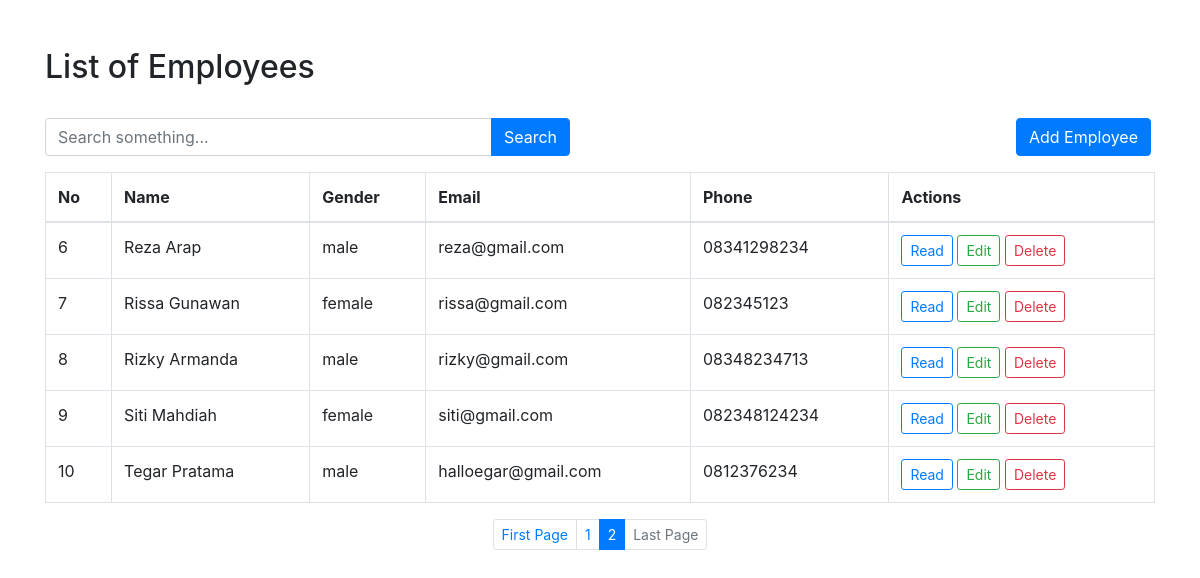
The app's page /index.php?page=2 with its own data.
### tables this page shows
CREATE TABLE `employee` (
  `id` int(11) NOT NULL,
  `name` varchar(255) NOT NULL,
  `gender` varchar(50) NOT NULL,
  `email` varchar(255) NOT NULL,
  `phone` varchar(15) NOT NULL,
  `address` varchar(255) NOT NULL
);

### class/Database.php (called while the page is built, shortened)
<?php
class Database {
   private $host = 'localhost';
   private $user = 'root';
   private $pass  = '';
   private $db_name = 'office';
   public $conn;
   public $stmt;
   public function __construct(){
      $dsn = 'mysql:host=' . $this->host . ';dbname=' . $this->db_name;
      $option = [
         PDO::ATTR_PERSISTENT => true,
         PDO::ATTR_ERRMODE => PDO::ERRMODE_EXCEPTION
      ];
      try{
         $this->conn = new PDO($dsn, $this->user, $this->pass, $option);
      }catch(PDOException $e){
         die($e->getMessage());
      }
   }
   public function query($query){
      $this->stmt = $this->conn->prepare($query);
   }
   public function execute(){
      $this->stmt->execute();
   }
   public function resultAll(){
      $this->execute();
      return $this->stmt->fetchAll(PDO::FETCH_ASSOC);
   }
}

### index.php (the view, shortened to what this page needs)
<?php
$pagination = new Pagination();
$data = $pagination->showDataPaging();
?>
<div class="container">
<h2 class="mt-5">List of Employees</h2>
<form action="" method="post">
   <div class="row col-lg-6 float-left">
      <div class="input-group mt-3 mb-3">
         <input type="text" name="keyword" class="form-control" placeholder="Search something..." aria-label="Recipient's username" aria-describedby="button-addon2">
         <div class="input-group-append">
            <button type="submit" class="btn btn-primary" name="search" type="button" id="button-addon2">Search</button>
         </div>
      </div>
   </div>
</form>
<div class="row mt-3 mr-1 float-right">
   <a class="btn btn-primary" href="add.php">Add Employee</a>
</div>
   <table class="table table-bordered table-hover mt-3">
      <thead>
         <tr>
            <th>No</th>
            <th>Name</th>
            <th>Gender</th>
            <th>Email</th>
            <th>Phone</th>
            <th>Actions</th>
         </tr>
      </thead>
      <tbody>
      <?php $no = $pagination->startData + 1; ?>
      <?php foreach($data as $d) : ?>
         <tr>
            <td><?php echo $no++; ?></td>
            <td><?php echo $d['name']; ?></php></td>
            <td><?php echo $d['gender']; ?></php></td>
            <td><?php echo $d['email']; ?></php></td>
            <td><?php echo $d['phone']; ?></php></td>
            <td>
               <a class="btn btn-outline-primary btn-sm" href="read.php?id=<?php echo $d['id']; ?>">Read</a>
               <a class="btn btn-outline-success btn-sm" href="edit.php?id=<?php echo $d['id']; ?>">Edit</a>
               <a class="btn btn-outline-danger btn-sm" href="delete.php?id=<?php echo $d['id']; ?>">Delete</a>
            </td>
         </tr>
      <?php endforeach; ?>
      </tbody>
   </table>
   <nav aria-label="Page navigation example">
      <ul class="pagination pagination-sm justify-content-center">
         <?php $pagination->pagingButton(); ?>
      </ul>
   </nav>
</div>

### library/Pagination.php (shortened to what this page needs)
<?php
class Pagination {
   public $recordsPerPage = 5;
   public $activePage;
   public $query = "SELECT * FROM employee ORDER BY name ASC ";
   public $page_url = 'index.php';
   public $db;
   public function __construct(){
      $this->db = new Database();
   }
   public function totalRecords(){
      $this->db->query("SELECT * FROM employee");
      $data = $this->db->resultAll();
      return count($data);
   }
   public function totalPages(){
      return ceil($this->totalRecords() / $this->recordsPerPage);
   }
   public function showDataPaging(){
      $this->activePage = isset($_GET['page']) ? $_GET['page'] : 1;
      $this->startData = ($this->recordsPerPage * $this->activePage) - $this->recordsPerPage;
      $this->query .= "LIMIT $this->startData, $this->recordsPerPage";
      $this->db->query($this->query);
      return $this->db->resultAll();
   }
   public function pagingButton(){
      if($this->activePage > 1){
         echo '<li class="page-item"><a class="page-link" href="'.$this->page_url.'">First Page</a></li>';
      }else{
         echo '<li class="page-item disabled"><a class="page-link" href="'.$this->page_url.'">First Page</a></li>';
      }
      for($i = 1; $i <= $this->totalPages(); $i++){
         if($i == $this->activePage){
            echo '<li class="page-item active"><a class="page-link" href="'.$this->page_url.'?page='.$i.'">'.$i.'</a></li>';
         }else{
            echo '<li class="page-item"><a class="page-link" href="'.$this->page_url.'?page='.$i.'">'.$i.'</a></li>';
         }
      }
      if($this->activePage < $this->totalPages()){
         echo '<li class="page-item"><a class="page-link" href="'.$this->page_url.'?page='.$this->totalPages().'">Last Page</a></li>';
      }else{
         echo '<li class="page-item disabled"><a class="page-link" href="'.$this->page_url.'?page='.$this->totalPages().'">Last Page</a></li>';
      }
   }
}

### records on screen
employee: name "Reza Arap", gender "male", email "reza@gmail.com", phone "08341298234"
employee: name "Rissa Gunawan", gender "female", email "rissa@gmail.com", phone "082345123"
employee: name "Rizky Armanda", gender "male", email "rizky@gmail.com", phone "08348234713"
employee: name "Siti Mahdiah", gender "female", email "siti@gmail.com", phone "082348124234"
employee: name "Tegar Pratama", gender "male", email "halloegar@gmail.com", phone "0812376234"
